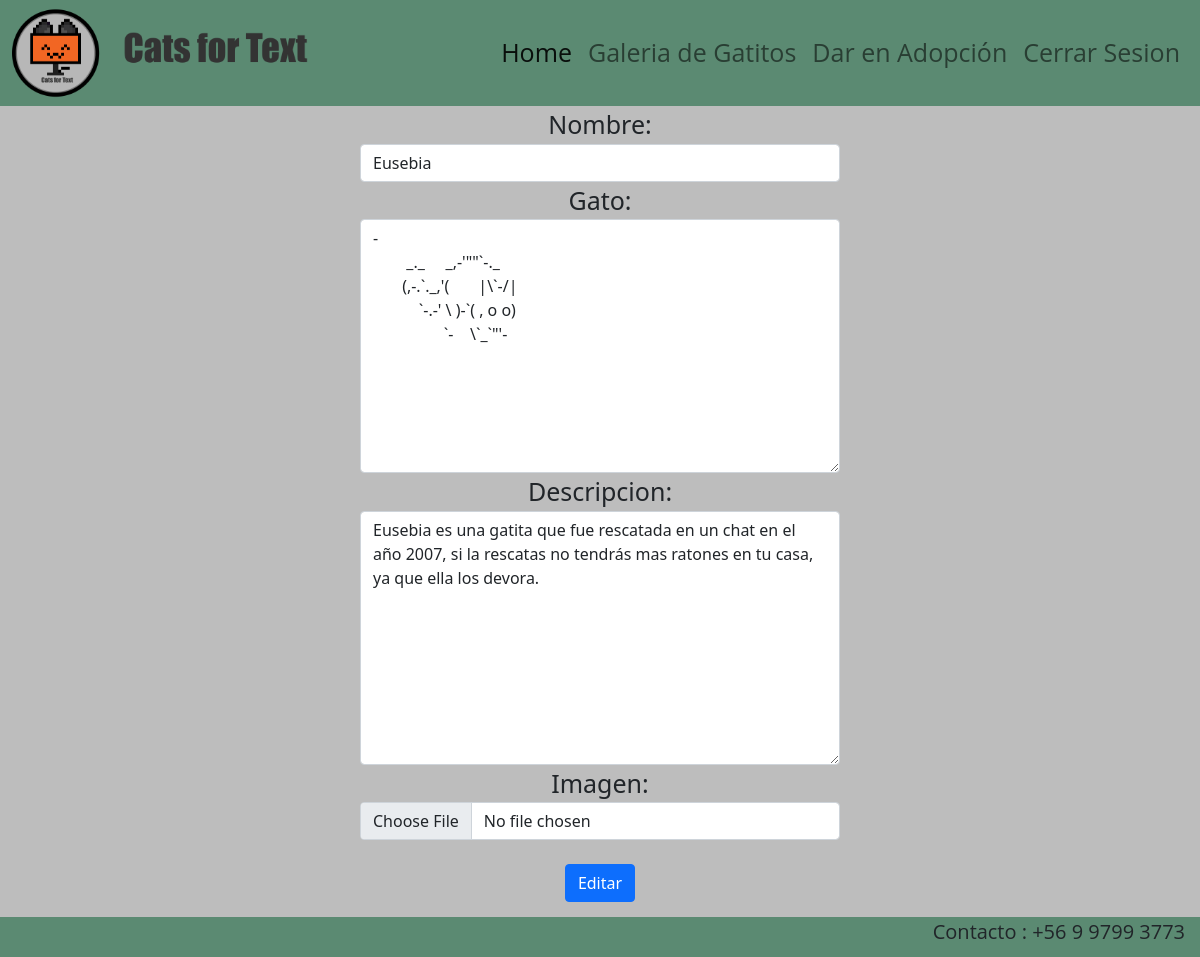
Before: /editar_cat/1 (signed in) with the older database file.
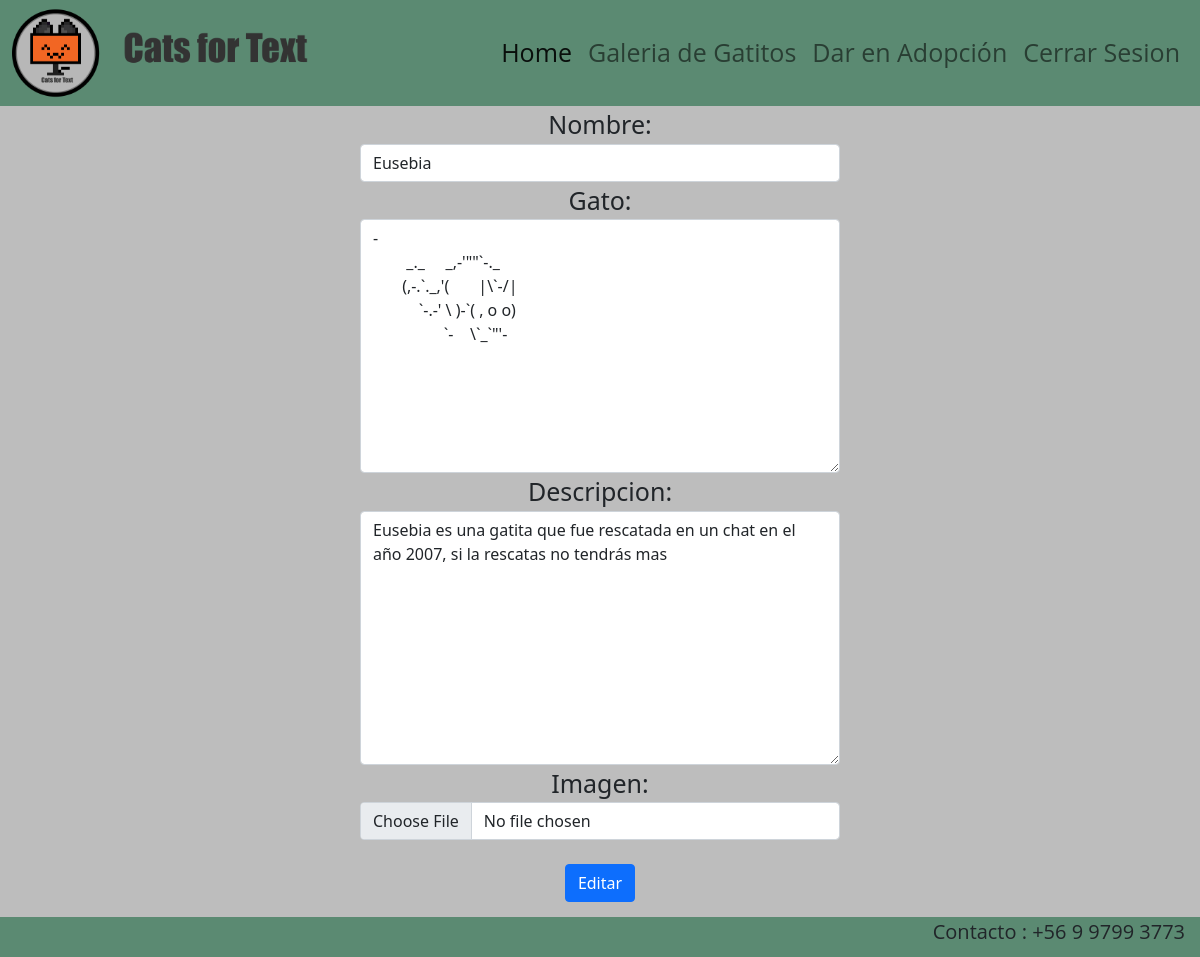
After: the same page with the newer database file.
### Registro/models.py (models this page shows, shortened)
class Cats(models.Model):
        name_cat = models.CharField(max_length=30)
        ascii_cat = models.TextField()
        desc_cat = models.CharField(max_length=200)
        imagen_cat = models.ImageField(upload_to="cats", null=True)

### Registro/views.py (the view)
# urls.py: path('editar_cat/<int:id_cat>', views.editar_cat ,name="editar_cat"),
@login_required(login_url='/admin/')
def editar_cat(request, id_cat):
    cat = get_object_or_404(Cats, id=id_cat)
    data = {
        'form' : CatsForm(instance=cat)
    }
    if request.method == 'POST':
        formulario = CatsForm(data=request.POST, instance=cat, files=request.FILES)
        if formulario.is_valid():
            formulario.save()
            return redirect (to="listar_cats")
        data["form"] = formulario
    return render(request, "cats/editar_cat.html", data)

### Registro/forms.py
class CatsForm(forms.ModelForm):
    class Meta:
        model = Cats
        fields = ['name_cat', 'ascii_cat', 'desc_cat', 'imagen_cat']
        labels = {
            'name_cat': 'Nombre',
            'ascii_cat': 'Gato',
            'desc_cat': 'Descripcion',
            'imagen_cat': 'Imagen',
        }
        widgets = {
            'name_cat': forms.TextInput(attrs={'class': 'form-control'}),
            'ascii_cat': forms.Textarea(attrs={'class': 'form-control'}),
            'desc_cat': forms.Textarea(attrs={'class': 'form-control'}),
            'imagen_cat': forms.FileInput(attrs={'class': 'form-control'}),
        }

### Registro/templates/cats/editar_cat.html (shortened to what this page needs)
{% extends 'cats/base.html' %}
{% load static %}
{% block css %}
<link rel="stylesheet" href="{% static 'cats/css/editar_cat.css' %}">
{% endblock %}
{% block contenido %}
    <form method="POST" id="add" enctype="multipart/form-data">
        {{ form }}
        <br>
        <button type="submit" class="btn btn-primary">Editar</button>
    </form>
{% endblock %}

Changed rows visible on the page:
changed Cats "Eusebia": desc_cat "Eusebia es una gatita que fue rescatada en un chat en el año 2007, si la rescatas no tendrás mas ratones en tu casa, ya que ella los devora." → "Eusebia es una gatita que fue rescatada en un chat en el año 2007, si la rescatas no tendrás mas"
